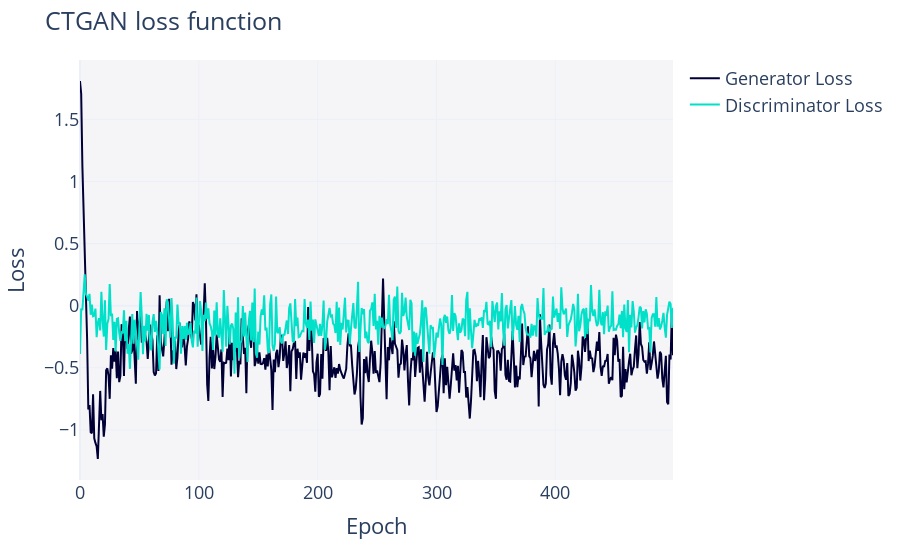

Write notebook code for a chart like this one.
### Code cell
# Check loss function
gen.get_loss_values_plot().show()

### Figure 1 — Plotly figure (JSON) as saved in the notebook; plotly's stock layout.template omitted (floating-point values rounded to 4 significant figures; data arrays with more than 128 entries replaced by an {"elided": "..."} marker saying what was removed)
{"data": [{"hovertemplate": "variable=Generator Loss<br>Epoch=%{x}<br>value=%{y}<extra></extra>", "legendgroup": "Generator Loss", "line": {"color": "#000036", "dash": "solid"}, "marker": {"symbol": "circle"}, "mode": "lines", "name": "Generator Loss", "orientation": "v", "showlegend": true, "type": "scatter", "x": {"elided": "500 int values"}, "xaxis": "x", "y": {"elided": "500 float values"}, "yaxis": "y"}, {"hovertemplate": "variable=Discriminator Loss<br>Epoch=%{x}<br>value=%{y}<extra></extra>", "legendgroup": "Discriminator Loss", "line": {"color": "#01E0C9", "dash": "solid"}, "marker": {"symbol": "circle"}, "mode": "lines", "name": "Discriminator Loss", "orientation": "v", "showlegend": true, "type": "scatter", "x": {"elided": "500 int values"}, "xaxis": "x", "y": {"elided": "500 float values"}, "yaxis": "y"}], "layout": {"font": {"size": 18}, "legend": {"orientation": "v", "title": {"text": ""}, "tracegroupgap": 0}, "margin": {"t": 60}, "plot_bgcolor": "#F5F5F8", "title": {"text": "CTGAN loss function"}, "xaxis": {"anchor": "y", "domain": [0, 1], "title": {"text": "Epoch"}}, "yaxis": {"anchor": "x", "domain": [0, 1], "title": {"text": "Loss"}}}}
